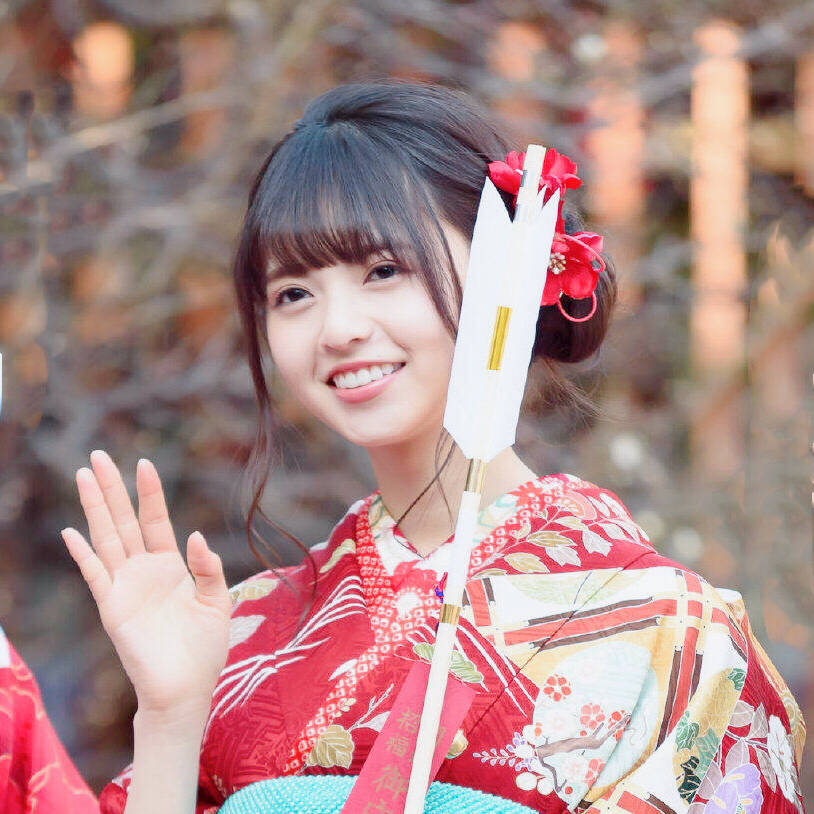
#> input picture other/img.jpg, 814 x 814 px
$ python -i load_meta_cnn.py   (imports and definitions only)
#> lines starting #> are read from the running program, lines starting #| are printed output that depends on the picture
import os
import tensorflow as tf
import cv2
import numpy as np
import csv
import tqdm
import matplotlib.pyplot as plt

data_folder_name = '..\\other'
data_path_name = 'cv'
pic_path_name = 'pic'
cv_path_name = 'fer2013'
csv_file_name = 'fer2013.csv'
ckpt_name = 'cnn_emotion_classifier.ckpt'
model_path_name = 'cnn_inuse'
casc_name = 'haarcascade_frontalface_alt.xml'
cv_path = os.path.join(data_folder_name, data_path_name, cv_path_name)
csv_path = os.path.join(cv_path, csv_file_name)
ckpt_path = os.path.join(data_folder_name, data_path_name, ckpt_name)
casc_path = os.path.join(data_folder_name, data_path_name, casc_name)
pic_path = os.path.join(data_folder_name, data_path_name, pic_path_name)


channel = 1
default_height = 48
default_width = 48
confusion_matrix = False
use_advanced_method = True
emotion_labels = ['angry', 'disgust', 'fear', 'happy', 'sad', 'surprise', 'neutral']
num_class = len(emotion_labels)
y_=[]

# config=tf.ConfigProto(log_device_placement=True)
# [1 line that did not run here, left out]

# [1 line that did not run here, left out]
# [1 line not run here, left out]
# [1 line that did not run here, left out]
# [1 line that did not run here, left out]
# [1 line not run here, left out]
# [1 line that did not run here, left out]
# [1 line that did not run here, left out]
# [1 line that did not run here, left out]

#图像优化
def advance_image(images_):
    rsz_img = []
    rsz_imgs = []
    for image_ in images_:
        rsz_img.append(image_)
    rsz_imgs.append(np.array(rsz_img))
    rsz_img = []
    for image_ in images_:
        rsz_img.append(np.reshape(cv2.resize(image_[2:45, :], (default_height, default_width)),
                                  [default_height, default_width, channel]))
    rsz_imgs.append(np.array(rsz_img))
    rsz_img = []
    for image_ in images_:
        rsz_img.append(np.reshape(cv2.resize(cv2.flip(image_, 1), (default_height, default_width)),
                                  [default_height, default_width, channel]))
    rsz_imgs.append(np.array(rsz_img))
    return rsz_imgs

#进行人脸识别（单脸）
def produce_result(images_):
    images_ = np.multiply(np.array(images_), 1. / 255)
    if use_advanced_method:
        rsz_imgs = advance_image(images_)
    else:
        rsz_imgs = [images_]
    pred_logits_ = []
    for rsz_img in rsz_imgs:
        pred_logits_.append(sess.run(tf.nn.softmax(logits), {x_input: rsz_img, dropout: 1.0}))
    return np.sum(pred_logits_, axis=0)

#进行人脸识别（多脸）
def produce_results(images_):
    results = []
    pred_logits_ = produce_result(images_)
    pred_logits_list_ = np.array(np.reshape(np.argmax(pred_logits_, axis=1), [-1])).tolist()
    for num in range(num_class):
        results.append(pred_logits_list_.count(num))
    result_decimals = np.around(np.array(results) / len(images_), decimals=3)
    return results, result_decimals

#创建混淆矩阵
def produce_confusion_matrix(images_list_, total_num_):
    total = []
    total_decimals = []
    for ii, images_ in enumerate(images_list_):
        results, result_decimals = produce_results(images_)
        total.append(results)
        total_decimals.append(result_decimals)
        print(results, ii, ":", result_decimals[ii])
        print(result_decimals)
    sum = 0
    for i_ in range(num_class):
        sum += total[i_][i_]
    acc=sum * 100. / total_num_
    print('acc: {:.3f} %'.format(sum * 100. / total_num_))
    print('Using ', ckpt_name)

#转换图片为48*48
def predict_emotion(image_):
    image_ = cv2.resize(image_, (default_height, default_width))
    image_ = np.reshape(image_, [-1, default_height, default_width, channel])
    return produce_result(image_)[0]

#识别人脸并转化为灰度图像
def face_detect(image_path, casc_path_=casc_path):
#> called with image_path = '../other/img.jpg'
    if os.path.isfile(casc_path_):
        face_casccade_ = cv2.CascadeClassifier(casc_path_)
        img_ = cv2.imread(image_path)
#> img_ is the input picture: shape (814, 814, 3); mean B, G, R 136.4, 138, 172.1
        img_gray_ = cv2.cvtColor(img_, cv2.COLOR_BGR2GRAY)
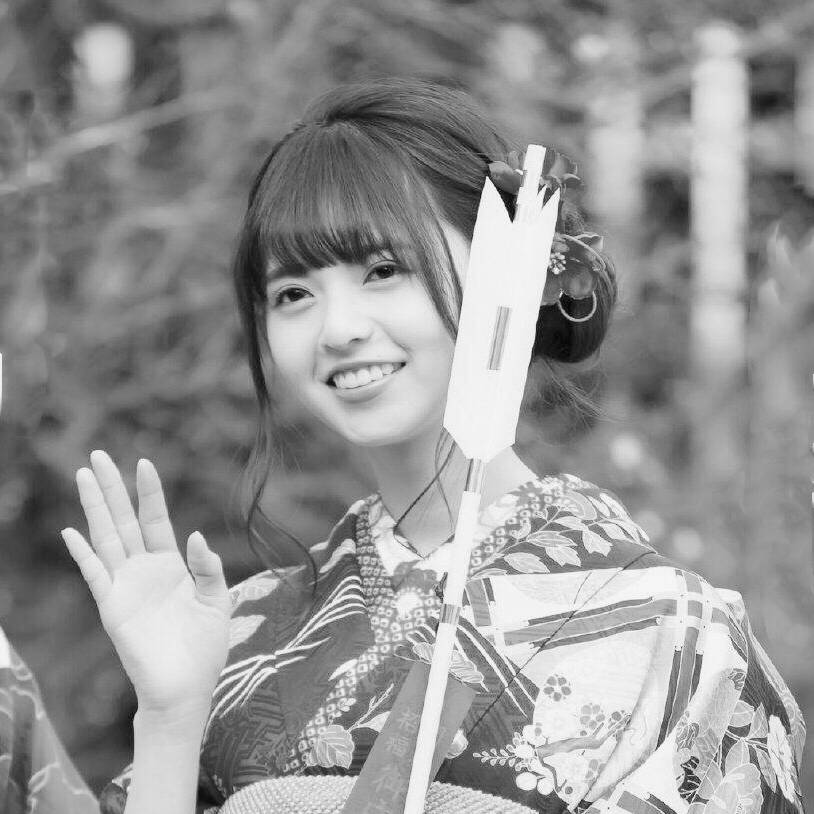
#> img_gray_: shape (814, 814); min 0, max 255, mean 148
        # face detection
        faces = face_casccade_.detectMultiScale(
            img_gray_,
            scaleFactor=1.1,
            minNeighbors=1,
            minSize=(30, 30),
        )
#> faces = [[209, 158, 279, 279]]
        return faces, img_gray_, img_
    else:
        print("There is no {} in {}".format(casc_name, casc_path_))


def main(path):
    if not confusion_matrix:
        image=path
        print(image+'\n')
        faces, img_gray, img = face_detect(image)  #识别人脸并转化为灰度图像
#> faces = [[209, 158, 279, 279]]
        spb = img.shape
#> spb = (814, 814, 3)
        sp = img_gray.shape
#> sp = (814, 814)
        height = sp[0]
#> height = 814
        width = sp[1]
#> width = 814
        size = 600
        emotion_pre_dict = {}
        face_exists = 0
        for (x, y, w, h) in faces:
            face_exists = 1
            face_img_gray = img_gray[y:y + h, x:x + w]
            results_sum = predict_emotion(face_img_gray)  # face_img_gray
            for i, emotion_pre in enumerate(results_sum):
                emotion_pre_dict[emotion_labels[i]] = emotion_pre
            # 输出所有情绪的概率
            print(emotion_pre_dict)
            label = np.argmax(results_sum)
            emo = emotion_labels[int(label)]
            print('Emotion : ', emo)
            # 输出最大概率的情绪
            # 使框的大小适应各种像素的照片
            with open('../other/cv/1.txt', 'w') as f:
                f.write(str(emotion_pre_dict)+'\n')
                f.write(str('Emotion : '+str(emo)))
            #将所有情绪概率存入文件中，以便后期可视化
            t_size = 2
            ww = int(spb[0] * t_size / 300)
            www = int((w + 10) * t_size / 100)
            www_s = int((w + 20) * t_size / 100) * 2 / 5
            cv2.rectangle(img, (x, y), (x + w, y + h), (0, 0, 255), ww)
            cv2.putText(img, emo, (x + 2, y + h - 2), cv2.FONT_HERSHEY_SIMPLEX,
                        www_s, (255, 0, 255), thickness=www, lineType=1)
#> this loop made 1 pass
#> (x, y, w, h, face_exists) on pass 1: (209, 158, 279, 279, 1)
#> pass 1, in main, `face_img_gray = img_gray[y:y + h, x:x + w]`:
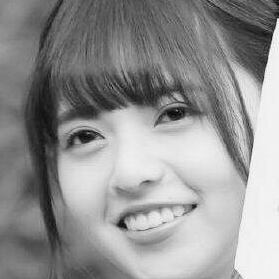
#> face_img_gray: shape (279, 279); min 3, max 254, mean 146.6
#> pass 1, in predict_emotion, `image_ = cv2.resize(image_, (default_height, default_width))`:
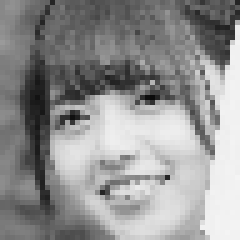
#> image_: shape (48, 48) (shown 5 times larger); min 11, max 244, mean 146.2
#> after the loop, emotion_pre_dict = 0 items
            #框出人脸并将最大概率的情绪名称注明在图像上
            # img_gray full face     face_img_gray part of face
        if face_exists:
            cv2.imwrite('../other/cv/pic/test.jpg',img,[int(cv2.IMWRITE_JPEG_QUALITY),70])
            return True
            #将识别处理后的图像保存，以便后期显示在系统界面上

    if confusion_matrix:
        with open(csv_path, 'r') as f:
            csvr = csv.reader(f)
            header = next(csvr)
            rows = [row for row in csvr]
            val = [row[:-1] for row in rows if row[-1] == 'PublicTest']
            tst = [row[:-1] for row in rows if row[-1] == 'PrivateTest']
        confusion_images_total = []
        confusion_images = {0: [], 1: [], 2: [], 3: [], 4: [], 5: [], 6: []}
        test_set = tst
        total_num = len(test_set)
        for label_image_ in test_set:
            label_ = int(label_image_[0])
            image_ = np.reshape(np.asarray([int(p) for p in label_image_[-1].split()]), [default_height, default_width, 1])
            confusion_images[label_].append(image_)
        produce_confusion_matrix(confusion_images.values(), total_num)

#> (the run stopped early here; a loop or call above may not have finished)

$ run again, on other/1.png
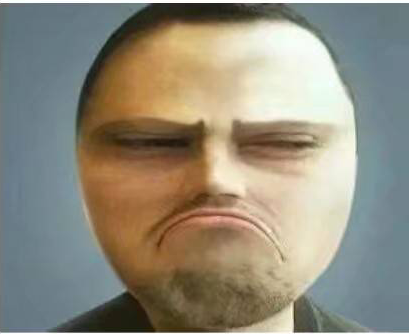
#> input picture other/1.png, 409 x 334 px
#> in face_detect, img_ is the input picture: shape (334, 409, 3); mean B, G, R 123.9, 139.3, 144.5
#> in face_detect, `img_gray_ = cv2.cvtColor(img_, cv2.COLOR_BGR2GRAY)`:
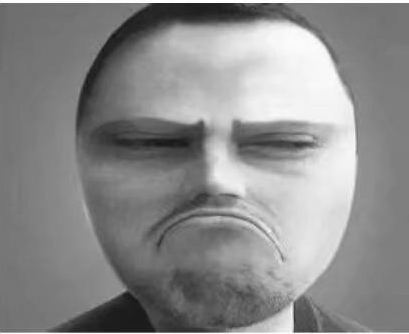
#> img_gray_: shape (334, 409); min 19, max 255, mean 139.1
#> in face_detect, `faces = face_casccade_.detectMultiScale( img_gray_, scaleFactor=1.1, m..`: faces = [[93, 50, 246, 246]]
#> the loop in main, `for (x, y, w, h) in faces:` made 1 pass
#> (x, y, w, h, face_exists) on pass 1: (93, 50, 246, 246, 1)
#> pass 1, in predict_emotion, `image_ = cv2.resize(image_, (default_height, default_width))`:
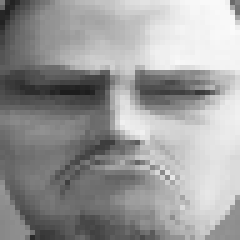
#> image_: shape (48, 48) (shown 5 times larger); min 29, max 250, mean 154.1
#> after the loop in main, `for (x, y, w, h) in faces:`: emotion_pre_dict = 0 items
